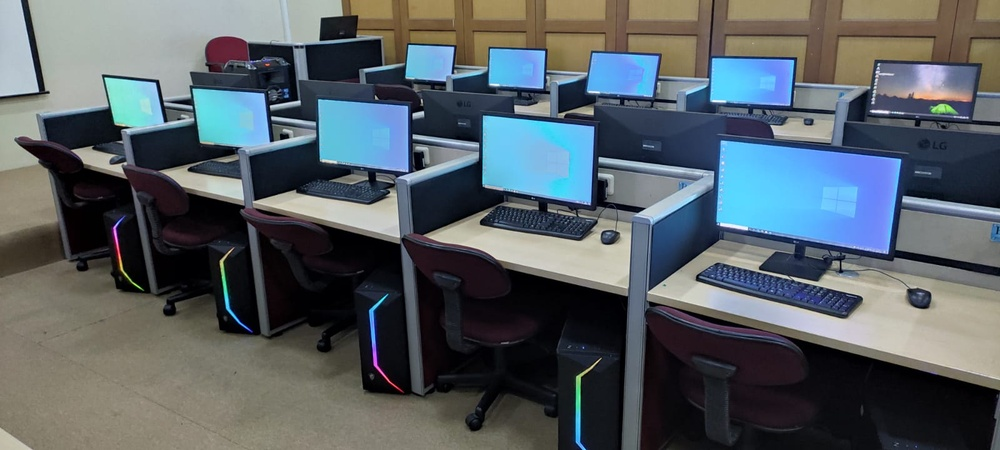
#> input picture images/lab.jpeg, 1000 x 450 px, shrunk from 1600 x 720 before the run, given in place of opencv_logo.png, which was not available
$ jupyter execute opencv_rotate.ipynb   (shell and % lines are left out)   (text cells are left out)
#> lines starting #> are read from the running program, lines starting #| are printed output that depends on the picture; pictures that were not available may be replaced by others from this repository, and a replacement may not be noted
[cell 1]
%cd opencv-rotate

[cell 2]
# import the necessary packages
import matplotlib.pyplot as plt
import argparse
import imutils
import cv2

[cell 3]
def plt_imshow(title, image):
    # convert the image frame BGR to RGB color space and display it
	image = cv2.cvtColor(image, cv2.COLOR_BGR2RGB)
	plt.imshow(image)
	plt.title(title)
	plt.grid(False)
	plt.show()

[cell 4]
# # construct the argument parser and parse the arguments
# ap = argparse.ArgumentParser()
# ap.add_argument("-i", "--image", type=str, default="opencv_logo.png",
# 	help="path to the input image")
# args = vars(ap.parse_args())

# since we are using Jupyter Notebooks we can replace our argument
# parsing code with *hard coded* arguments and values
args = {
    "image": "opencv_logo.png"
}

[cell 5]
# load the image and show it
image = cv2.imread(args["image"])
#> image is the input picture: shape (450, 1000, 3); mean B, G, R 100.6, 95.4, 86.9
plt_imshow("Original", image)

# grab the dimensions of the image and calculate the center of the
# image
(h, w) = image.shape[:2]
#> h = 450; w = 1000
(cX, cY) = (w // 2, h // 2)
#> cX = 500; cY = 225

# rotate our image by 45 degrees around the center of the image
M = cv2.getRotationMatrix2D((cX, cY), 45, 1.0)
rotated = cv2.warpAffine(image, M, (w, h))
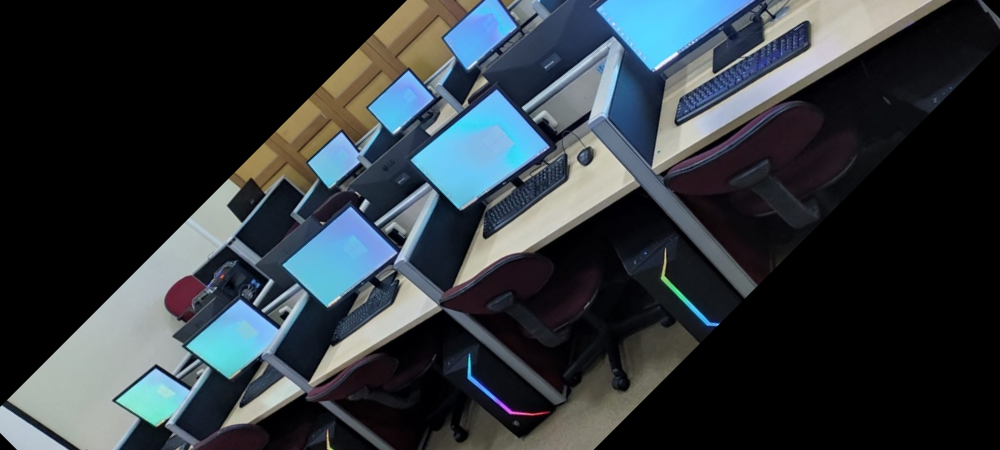
#> rotated: shape (450, 1000, 3); mean B, G, R 61, 55.8, 48.4
plt_imshow("Rotated by 45 Degrees", rotated)

# rotate our image by -90 degrees around the image
M = cv2.getRotationMatrix2D((cX, cY), -90, 1.0)
rotated = cv2.warpAffine(image, M, (w, h))
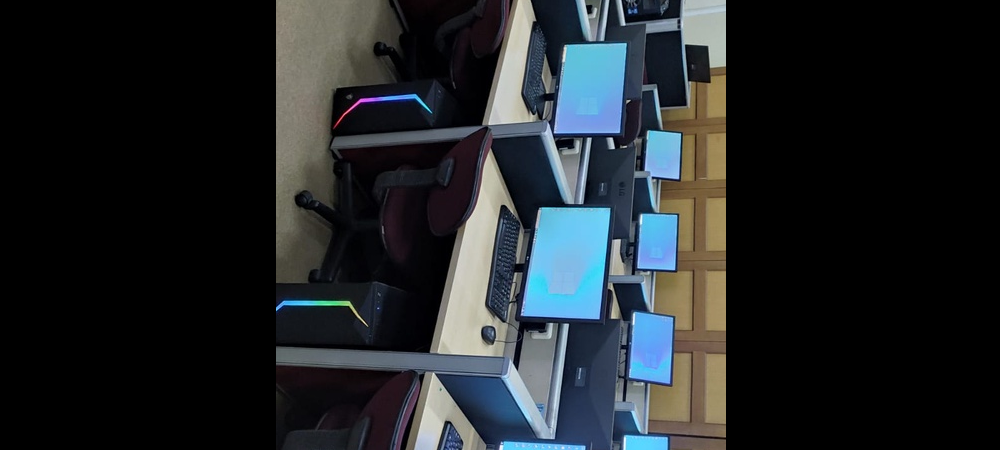
#> rotated: shape (450, 1000, 3); mean B, G, R 40.8, 37.8, 33.5
plt_imshow("Rotated by -90 Degrees", rotated)

[cell 6]
# rotate our image around an arbitrary point rather than the center
M = cv2.getRotationMatrix2D((10, 10), 45, 1.0)
rotated = cv2.warpAffine(image, M, (w, h))
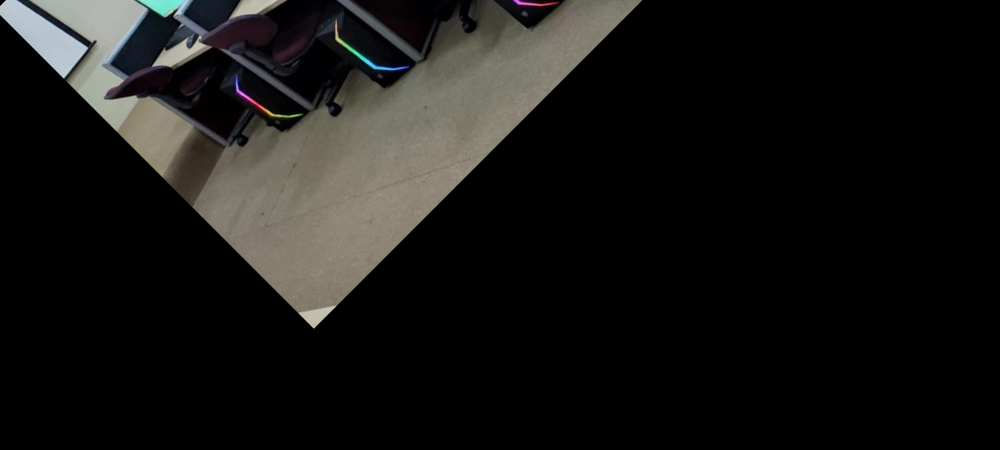
#> rotated: shape (450, 1000, 3); mean B, G, R 20.6, 22.4, 23
plt_imshow("Rotated by Arbitrary Point", rotated)

[cell 7]
# use our imutils function to rotate an image 180 degrees
rotated = imutils.rotate(image, 180)
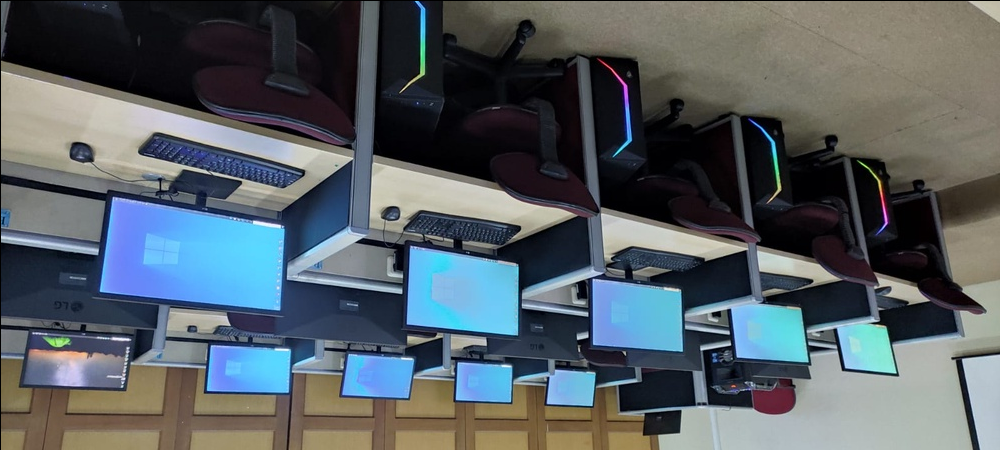
#> rotated: shape (450, 1000, 3); mean B, G, R 100.2, 94.9, 86.4
plt_imshow("Rotated by 180 Degrees", rotated)

[cell 8]
# rotate our image by 33 degrees counterclockwise, ensuring the
# entire rotated image still views in the viewing area
rotated = imutils.rotate_bound(image, -33)
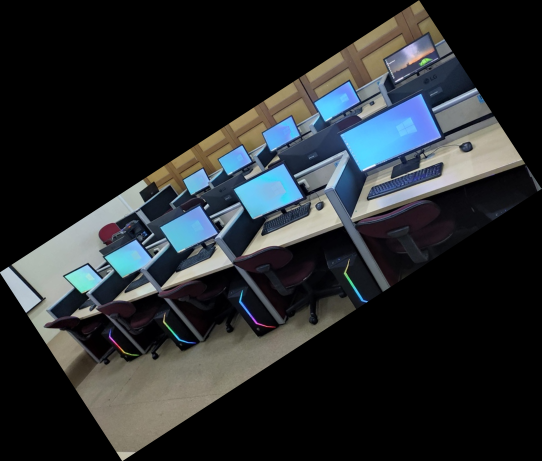
#> rotated: shape (922, 1083, 3) (shown at 1/2 size); mean B, G, R 45.4, 43, 39.2
plt_imshow("Rotated Without Cropping", rotated)
